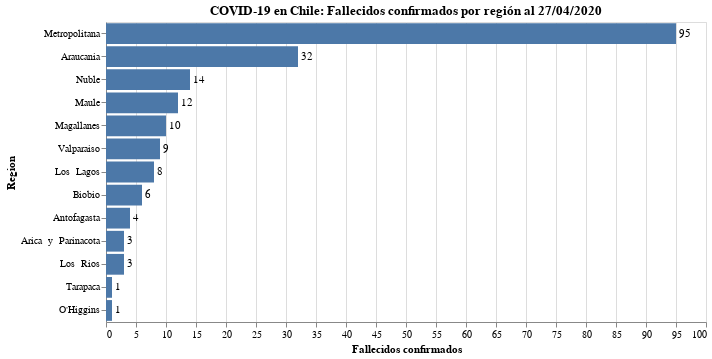

The notebook cell this image was saved under:
### Code cell
#hide_input
bars = alt.Chart(data_raw.reset_index()).mark_bar().encode(
    x = alt.X('Fallecidos:Q', axis=alt.Axis(title='Fallecidos confirmados')),
    y = alt.Y('Region:N', sort='-x'),
    tooltip = 'Fallecidos'
).properties(
    title=f'COVID-19 en Chile: Fallecidos confirmados por región al {today_es_format}'
)

text = bars.mark_text(
    align='left',
    baseline='middle',
    dx=3  # Nudges text to right so it doesn't appear on top of the bar
).encode(
    text='Fallecidos:Q'
)

bars.configure_title(
    fontSize=20,
    font='Courier',
    anchor='start',
    color='gray'
)

(bars + text).properties(width=600, height=300)

### Figure 1 — Vega-Lite specification as saved in the notebook (floating-point values rounded to 4 significant figures)
{"config": {"view": {"continuousWidth": 400, "continuousHeight": 300}}, "layer": [{"mark": "bar", "encoding": {"tooltip": {"type": "quantitative", "field": "Fallecidos"}, "x": {"type": "quantitative", "axis": {"title": "Fallecidos confirmados"}, "field": "Fallecidos"}, "y": {"type": "nominal", "field": "Region", "sort": "-x"}}, "title": "COVID-19 en Chile: Fallecidos confirmados por región al 27/04/2020"}, {"mark": {"type": "text", "align": "left", "baseline": "middle", "dx": 3}, "encoding": {"text": {"type": "quantitative", "field": "Fallecidos"}, "tooltip": {"type": "quantitative", "field": "Fallecidos"}, "x": {"type": "quantitative", "axis": {"title": "Fallecidos confirmados"}, "field": "Fallecidos"}, "y": {"type": "nominal", "field": "Region", "sort": "-x"}}, "title": "COVID-19 en Chile: Fallecidos confirmados por región al 27/04/2020"}], "data": {"name": "data-d3053388f0e1e6e71e2c7326ca90223b"}, "height": 300, "width": 600, "$schema": "https://vega.github.io/schema/vega-lite/v4.8.1.json", "datasets": {"data-d3053388f0e1e6e71e2c7326ca90223b": [{"Region": "Arica  y  Parinacota", "Casos  nuevos": 13, "Casos  totales": 265, "%  Casos  totales**": "1.92  %", "Fallecidos": 3}, {"Region": "Tarapaca", "Casos  nuevos": 8, "Casos  totales": 164, "%  Casos  totales**": "1.19  %", "Fallecidos": 1}, {"Region": "Antofagasta", "Casos  nuevos": 14, "Casos  totales": 457, "%  Casos  totales**": "3.31  %", "Fallecidos": 4}, {"Region": "Valparaiso", "Casos  nuevos": 25, "Casos  totales": 485, "%  Casos  totales**": "3.51  %", "Fallecidos": 9}, {"Region": "Metropolitana", "Casos  nuevos": 362, "Casos  totales": 7858, "%  Casos  totales**": "56.89  %", "Fallecidos": 95}, {"Region": "O'Higgins", "Casos  nuevos": 2, "Casos  totales": 94, "%  Casos  totales**": "0.68  %", "Fallecidos": 1}, {"Region": "Maule", "Casos  nuevos": 9, "Casos  totales": 363, "%  Casos  totales**": "2.63  %", "Fallecidos": 12}, {"Region": "Nuble", "Casos  nuevos": 10, "Casos  totales": 741, "%  Casos  totales**": "5.36  %", "Fallecidos": 14}, {"Region": "Biobio", "Casos  nuevos": 3, "Casos  totales": 706, "%  Casos  totales**": "5.11  %", "Fallecidos": 6}, {"Region": "Araucania", "Casos  nuevos": 20, "Casos  totales": 1236, "%  Casos  totales**": "8.95  %", "Fallecidos": 32}, {"Region": "Los  Rios", "Casos  nuevos": 2, "Casos  totales": 180, "%  Casos  totales**": "1.30  %", "Fallecidos": 3}, {"Region": "Los  Lagos", "Casos  nuevos": 4, "Casos  totales": 477, "%  Casos  totales**": "3.45  %", "Fallecidos": 8}, {"Region": "Magallanes", "Casos  nuevos": 3, "Casos  totales": 671, "%  Casos  totales**": "4.86  %", "Fallecidos": 10}]}}
